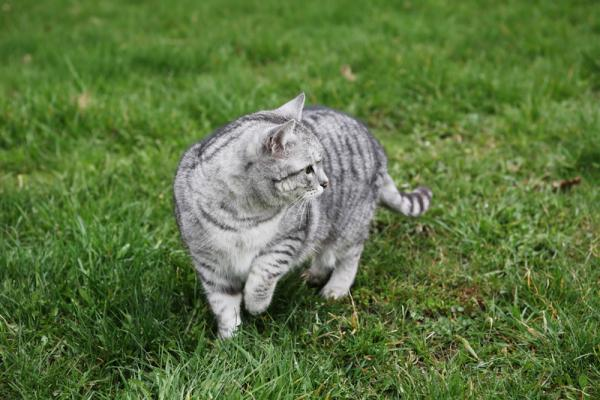
%> input picture Homework5-Segmentation_via_Clustering/H5 data+code-20190322/imgs/grey-cat-grass.jpg, 600 x 400 px
$ octave GrabCat.m   (GNU Octave 9; MATLAB toolbox functions it lacks are replaced by stand-ins)
%> lines starting %> are read from the running program, lines starting %| are printed output that depends on the picture; in (x1, y1, x2, y2) boxes, pixels count from 0 and x2, y2 are one past the last pixel; in counts of white or black regions, pixels touching at a corner belong together; the program's own positions count from 1
### Homework5-Segmentation_via_Clustering/H5 data+code-20190322/code/ComputeSegmentation.m
function segments = ComputeSegmentation(img, k, clusteringMethod, featureFn, ...
                                        normalizeFeatures, resize)
% Compute a segmentation for an image.
%
% First a feature vector is extracted from each pixel of the image. Next a
% clustering algorithm is applied to the set of all feature vectors. Two
% pixels are assigned to the same segment if and only if their feature
% vectors are assigned to the same cluster.
%
% Note that segmenting an image of size w x h involves clustring w*h
% points; this could run very slowly for high resolution images. To improve
% performance in this case, we can segment a shrunk version of the image
% and then use the segmentation of the small image to construct a
% segmentation for the original image. Setting the resize parameter enables
% this optimization.
%
% segments = ComputeSegmentation(img, k, clusteringMethod, featureFn, normalizeFeatures, resize)
%
% INPUTS
% img - An array of pixel data for the image to segment.
% k - The number of segments into which the image should be split.
% clusteringMethod - The method to use for clustering. Must be one of
%                    'kmeans' or 'hac' for k-means or hiehierarchical
%                    agglomerative clustering respectively.
% featureFn - Parameter specifying a handle to a function used to
%             extract features from the image. To create a function handle,
%             prepend a @ to the name of a function like this:
%             @ComputeColorFeatures
% normalizeFeatures - OPTIONAL parameter; if true then NormalizeFeatures
%                     will be used to normalize features after they are
%                     computed.
% resize - OPTIONAL parameter giving the scale to which the image should be
%          resized prior to extracting features and clustering; should be
%          in the range 0 < resize <= 1. Setting this argument to a smaller
%          value will increase the speed of the clustering algorithm but
%          will cause the computed segments to be blockier. This setting is
%          usually not necessary for kmeans clustering, but when using
%          hac clustering this parameter will probably need to be set to
%          a value less than 1.
%
%
% OUTPUTS
% segments - A struct array with one element for each cluster.
%            segments(c) is a struct describing segment number c and has
%            the following fields:
%
%     .img  - An array of size h x w x 3 containing image data for the cth
%             cluster.
%     .mask - A logical array of size h x w where mask(i, j) = 1 if
%             img(i, j, :) is part of cluster c.

    if strcmp(clusteringMethod, 'kmeans')
        clusterFn = @KMeansClustering;
    elseif strcmp(clusteringMethod, 'hac')
        clusterFn = @HAClustering;
    else
        error('method must be one of ''kmeans'' or ''hac''');
    end

    if nargin < 5
        normalizeFeatures = true;
    end

    if nargin < 6
        resize = 1;
    end


    height = size(img, 1);
    width = size(img, 2);

    % Resize the image.
    imgSmall = imresize(img, resize);

    % Compute features for the smaller image.
    features = featureFn(imgSmall);

    % Maybe normalize the features.
    if normalizeFeatures
        features = NormalizeFeatures(features);
    end

    % The features array is of size h x w x f, but the clustering
    % algorithms expect a matrix of points of shape (h*w) x f, so we have
    % to reshape the features array.
    points = reshape(features, [], size(features, 3));

    % Apply the clustering algorithm to get an assignment of each point to
    % a cluster.
    idx = clusterFn(points, k);

    % The clustering algorithm gives a vector of cluster identities, but we
    % want a rectangular array of the same size as the image so we reshape
    % again.
    idx = reshape(idx, size(features, 1), size(features, 2));

    % The image may have been resized prior to clustering, but we want
    % a segmentation of the original image. To fix this we treat the array
    % of cluster identities as an image, and resize it to the size of the
    % original image. For this to work correctly the cluster identities
    % need to be resized using nearest neighbor interpolation.
    idx = imresize(idx, [height, width], 'nearest');

    % Conver the array of cluster identities into a more convenient data
    % structure.
    segments = MakeSegments(img, idx);
end

### Homework5-Segmentation_via_Clustering/H5 data+code-20190322/code/KMeansClustering.m
% Zhixing Chang
% CSCI 4831
% Homework 5
% Ioana Fleming
%
function idx = KMeansClustering(X, k, visualize2D, centers)
% Run the k-means clustering algorithm.
%
% INPUTS
% X - An array of size m x n containing the points to cluster. Each row is
%     an n-dimensional point, so X(i, :) gives the coordinates of the ith
%     point.
% k - The number of clusters to compute.
% visualize2D - OPTIONAL parameter telling whether or not to visualize the
%               progress of the algorithm for 2D data. If not set then 2D
%               data will not be visualized.
% centers - OPTIONAL parameter giving initial centers for the clusters.
%           If provided, centers should be a k x n matrix where
%           centers(c, :) is the center of the cth cluster. If not provided
%           then cluster centers will be initialized by selecting random
%           rows of X. You don't need to use this parameter; it is mainly
%           here to make your code more easily testable.
%
% OUTPUTS
% idx     - The assignments of points to clusters. idx(i) = c means that the
%           point X(i, :) has been assigned to cluster c.

    if ~isa(X, 'double')
        X = double(X);
    end
    m = size(X, 1);
    n = size(X, 2);

    % If we are going to display the clusters graphically then create a
    % figure in which to draw the visualization.
    figHandle = [];
    if n == 2 && visualize2D
        figHandle = figure;
    end


    % If initial cluster centers were not provided then initialize cluster
    % centers to random rows of X. Each row of the centers variable should
    % contain the center of a cluster, so that centers(c, :) is the center
    % of the cth cluster.
    if ~exist('centers', 'var')
        centers = zeros(k, n);
        %%%%%%%%%%%%%%%%%%%%%%%%%%%%%%%%%%%%%%%%%%%%%%%%%%%%%%%%%%%%%%%%%%%%%%%
        %                                                                     %
        %                            YOUR CODE HERE                           %
        %                                                                     %
        %%%%%%%%%%%%%%%%%%%%%%%%%%%%%%%%%%%%%%%%%%%%%%%%%%%%%%%%%%%%%%%%%%%%%%%
        c_rand=randperm(m,k);
        centers=X(c_rand,:);
        %%%%%%%%%%%%%%%%%%%%%%%%%%%%%%%%%%%%%%%%%%%%%%%%%%%%%%%%%%%%%%%%%%%%%%%
        %                                                                     %
        %                            END YOUR CODE                            %
        %                                                                     %
        %%%%%%%%%%%%%%%%%%%%%%%%%%%%%%%%%%%%%%%%%%%%%%%%%%%%%%%%%%%%%%%%%%%%%%%
    end

    % The assignments of points to clusters. If idx(i) == c then the point
    % X(i, :) belongs to the cth cluster.
    idx = zeros(m, 1);

    % The number of iterations that we have performed.
    iter = 0;

    % If the assignments of points to clusters have not converged after
    % performing MAX_ITER iterations then we will break and just return the
    % current cluster assignments.
    MAX_ITER = 100;

    while true
        % Store old cluster assignments
        old_idx = idx;

        % Compute distances from each point to the centers and assign each
        % point to the closest cluster.
        %%%%%%%%%%%%%%%%%%%%%%%%%%%%%%%%%%%%%%%%%%%%%%%%%%%%%%%%%%%%%%%%%%%%%%%
        %                                                                     %
        %                            YOUR CODE HERE                           %
        %                                                                     %
        %%%%%%%%%%%%%%%%%%%%%%%%%%%%%%%%%%%%%%%%%%%%%%%%%%%%%%%%%%%%%%%%%%%%%%%
        %get all distances to a matrix with
        %col number of centers
        %row number of X
        %using pdist2
        distances=pdist2(X,centers);
        %using min get min values and index(idx)
        [~,idx]=min(distances,[],2);
        %%%%%%%%%%%%%%%%%%%%%%%%%%%%%%%%%%%%%%%%%%%%%%%%%%%%%%%%%%%%%%%%%%%%%%%
        %                                                                     %
        %                            END YOUR CODE                            %
        %                                                                     %
        %%%%%%%%%%%%%%%%%%%%%%%%%%%%%%%%%%%%%%%%%%%%%%%%%%%%%%%%%%%%%%%%%%%%%%%

        % Break if cluster assignments didn't change
        if idx == old_idx
            break;
        end

        % Update the cluster centers
        %%%%%%%%%%%%%%%%%%%%%%%%%%%%%%%%%%%%%%%%%%%%%%%%%%%%%%%%%%%%%%%%%%%%%%%
        %                                                                     %
        %                            YOUR CODE HERE                           %
        %                                                                     %
        %%%%%%%%%%%%%%%%%%%%%%%%%%%%%%%%%%%%%%%%%%%%%%%%%%%%%%%%%%%%%%%%%%%%%%%
        for i=1:k
                    centers(i,:)=mean(X(find(idx==i),:),1);
        end
        %%%%%%%%%%%%%%%%%%%%%%%%%%%%%%%%%%%%%%%%%%%%%%%%%%%%%%%%%%%%%%%%%%%%%%%
        %                                                                     %
        %                            END YOUR CODE                            %
        %                                                                     %
        %%%%%%%%%%%%%%%%%%%%%%%%%%%%%%%%%%%%%%%%%%%%%%%%%%%%%%%%%%%%%%%%%%%%%%%

        % Display the points in the 2D case.
        if n == 2 && visualize2D
            VisualizeClusters2D(X, idx, centers, figHandle);
            pause;
        end

        % Stop early if we have performed more than MAX_ITER iterations
        iter = iter + 1;
        if iter > MAX_ITER
            break;
        end
    end
end

### Homework5-Segmentation_via_Clustering/H5 data+code-20190322/code/MakeSegments.m
function segments = MakeSegments(img, idx)
% Use the cluster assignments for each pixel in an image to create a data
% structure describing the computed segments.
%
% INPUTS
% img - The original image; an array of size w x h x 3
% idx - Cluster identities for the image. idx(i, j) = c means that the
%       pixel img(i, j, :) is assigned to cluster c.
%
% OUTPUTS
% segments - A struct array with one element for each cluster.
%            segments(c) is a struct describing segment number c and has
%            the following fields:
%
%     .img  - An array of size h x w x 3 containing image data for the cth
%             cluster.
%     .mask - A logical array of size h x w where mask(i, j) = 1 if
%             img(i, j, :) is part of cluster c.

    labels = unique(idx);

    segments = repmat(struct('img', [], 'mask', []), 1, length(labels));

    for i = 1:length(labels)
        mask = (idx == labels(i));
        segments(i).mask = mask;
        segments(i).img = MaskImage(mask, img);
    end
end

### Homework5-Segmentation_via_Clustering/H5 data+code-20190322/code/MaskImage.m
function maskedImg = MaskImage(mask, img, bgColor)
% Extract parts of an image using a mask.
%
% INPUTS
% mask - A logical array of size h x w specifying the segments of the image
%        to extract.
% img - An array of image data of size h x w x 3.
% bgColor - A vector [r, g, b] giving the background color of the masked
%           image where 0 <= r, g, b <= 1. This parameter is OPTIONAL; if
%           it is not set then it is set to the default background color
%           for figures.

    height = size(img, 1);
    width = size(img, 2);
    numChannels = size(img, 3);

    % If a background color is not specified then we hack a bit to set the
    % background color to the default background color of a figure.
    if nargin < 3
        bgColor = get(0, 'DefaultFigureColor');
    end

    % A dirty hack to convert the bgColor to the class of img.
    bgColor = eval(sprintf('im2%s(%s)', class(img), 'bgColor'));

    bgColor = reshape(bgColor, [1, 1, numChannels]);
    maskedImg = repmat(bgColor, [height, width, 1]);

    mask = repmat(mask, [1, 1, numChannels]);
    maskedImg(mask) = img(mask);

    % Another dirty hack to convert the output to the class of the input
    maskedImg = eval(sprintf('%s(%s)', class(img), 'maskedImg'));
end

### Homework5-Segmentation_via_Clustering/H5 data+code-20190322/code/ComputePositionColorFeatures.m
% Zhixing Chang
% CSCI 4831
% Homework 5
% Ioana Fleming
%
function features = ComputePositionColorFeatures(img)
% Compute a feature vector of colors and positions for all pixels in the
% image. For each pixel in the image we compute a feature vector
% (r, g, b, x, y) where (r, g, b) is the color of the pixel and (x, y) is
% its position within the image.
%
% INPUT
% img - Array of image data of size h x w x 3.
%
% OUTPUT
% features - Array of computed features of size h x w x 5 where
%            features(i, j, :) is the feature vector for the pixel
%            img(i, j, :).

    height = size(img, 1);
    width = size(img, 2);
    features = zeros(height, width, 5);
    %%%%%%%%%%%%%%%%%%%%%%%%%%%%%%%%%%%%%%%%%%%%%%%%%%%%%%%%%%%%%%%%%%%%%%%%%%%
    %                                                                         %
    %                              YOUR CODE HERE                             %
    %                                                                         %
    %%%%%%%%%%%%%%%%%%%%%%%%%%%%%%%%%%%%%%%%%%%%%%%%%%%%%%%%%%%%%%%%%%%%%%%%%%%
    features(:,:,1:3)=double(img);
    features(:,:,4)=repmat(1:width,height,1);
    features(:,:,5)=repmat((1:height)',1,width);
end

### Homework5-Segmentation_via_Clustering/H5 data+code-20190322/code/GrabCat.m
% Zhixing Chang
% CSCI 4831
% Homework 5
% Ioana Fleming
%
% Read the input images.
img = imread('../imgs/grey-cat-grass.jpg');
%> img is the input picture: size 400x600x3 uint8; mean R, G, B 92.8, 117, 64.7
background = imread('../imgs/backgrounds/beach.jpg');
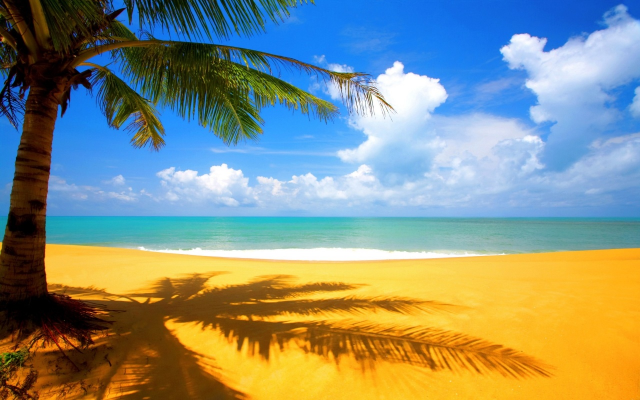
%> input picture Homework5-Segmentation_via_Clustering/H5 data+code-20190322/imgs/backgrounds/beach.jpg, 1280 x 800 px (shown at 1/2 size)
%> background is the input picture: size 800x1280x3 uint8; mean R, G, B 135.3, 144.3, 129.1

% Choose the number of clusters and the clustering method.
k = 5;
clusteringMethod = 'kmeans';

% Choose the feature function that will be used. The @ syntax creates a
% function handle; this allows us to pass a function as an argument to
% another function.
% featureFn = @ComputeColorFeatures;
featureFn=@ComputePositionColorFeatures;
% Whether or not to normalize features before clustering.
normalizeFeatures = false;

% Whether or not to resize the image before clustering. If this script
% runs too slowly then you should set resize to a value less than 1.
resize = 0.25;

% Use all of the above parameters to actually compute a segmentation.
segments = ComputeSegmentation(img, k, clusteringMethod, featureFn, ...
                               normalizeFeatures, resize);
%> in ComputeSegmentation, `imgSmall = imresize(img, resize);`:
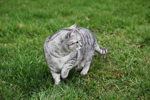
%> imgSmall: size 100x150x3 uint8; mean R, G, B 92.8, 117, 64.7
%> in ComputeSegmentation, `idx = imresize(idx, [height, width], 'nearest');`:
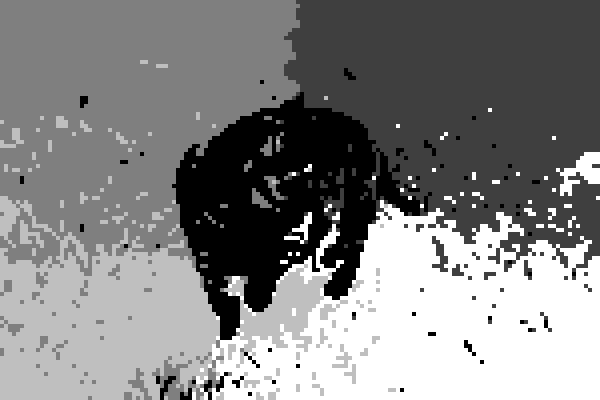
%> idx: size 400x600 double; min 1, max 5, mean 3.06; drawn with min black and max white
%> in MakeSegments, `labels = unique(idx);`: labels = [1; 2; 3; 4; 5]
%> in MakeSegments, `segments = repmat(struct('img', [], 'mask', []), 1, length(labels));`: segments = 5 items
%> the loop in MakeSegments, `for i = 1:length(labels)` made 5 passes
%> pass 1, in MakeSegments, `mask = (idx == labels(i));`:
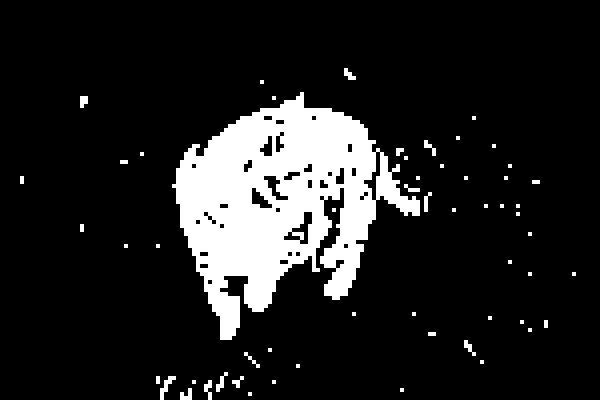
%> mask: size 400x600 logical; 13.3% white; 57 white regions (36 under 20 px), largest, box (x1, y1, x2, y2) and area: (172, 92, 420, 340) 29984, (160, 376, 176, 400) 144, (216, 372, 228, 392) 96
%> pass 2, in MakeSegments, `mask = (idx == labels(i));`:
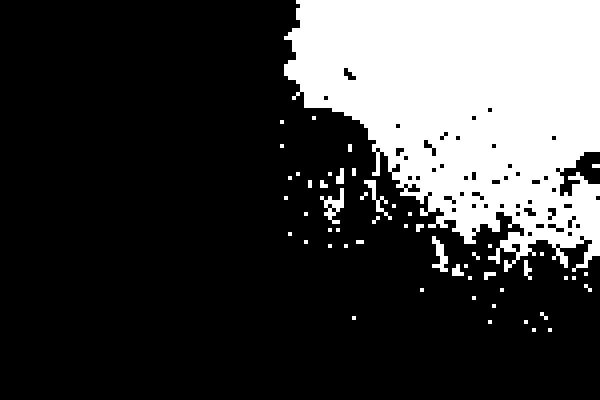
%> mask: size 400x600 logical; 25.1% white; 53 white regions (33 under 20 px), largest, box (x1, y1, x2, y2) and area: (284, 0, 600, 272) 58048, (320, 188, 344, 224) 352, (432, 236, 448, 272) 288
%> segments = 5 items

% Use the graphical interface to transfer a subset of the selected segments
% to the background image.
[~, compositeImg] = ChooseSegments(segments, background);
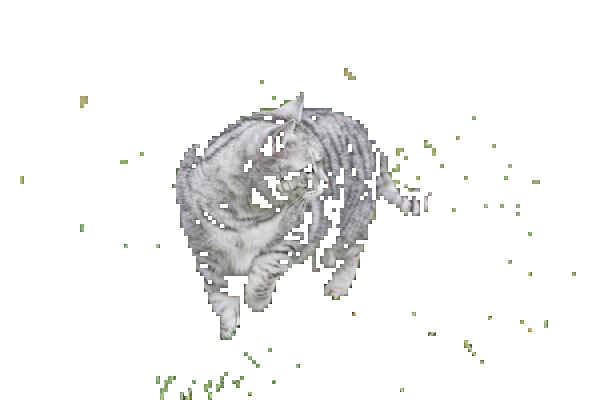
%> displayed picture: size 400x600x3, on the screen's scale of 0 to 255; mean R, G, B 242.7, 242.8, 242.5
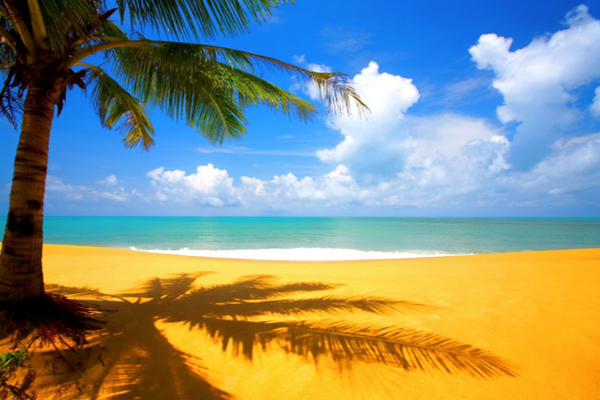
%> displayed picture: size 400x600x3, on the screen's scale of 0 to 255; mean R, G, B 135.3, 144.3, 129.1

% Save the composite image.
imwrite(compositeImg, 'GrabCat_with_HAC.jpg', 'JPG');
